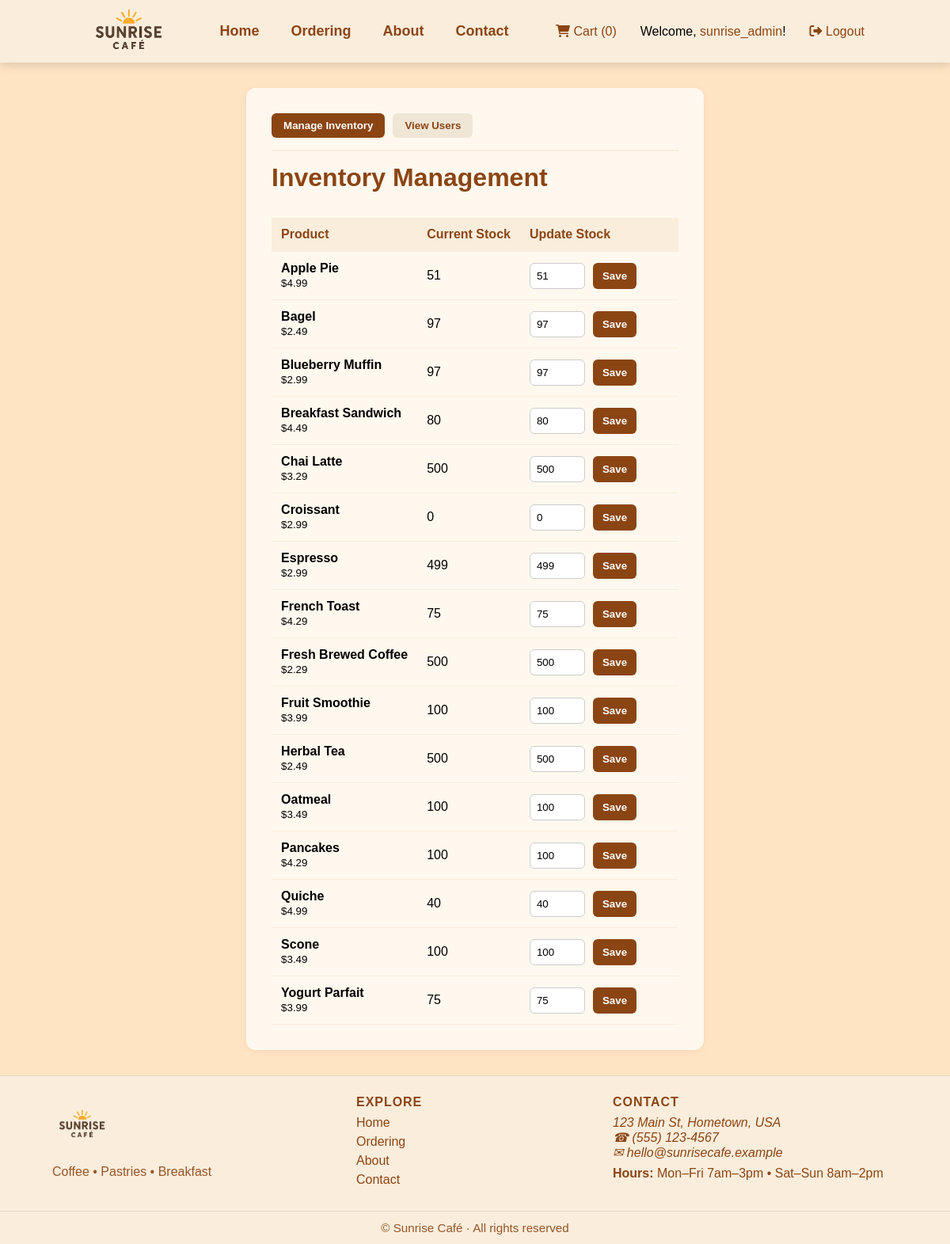
The app's page /admin (signed in), older data.
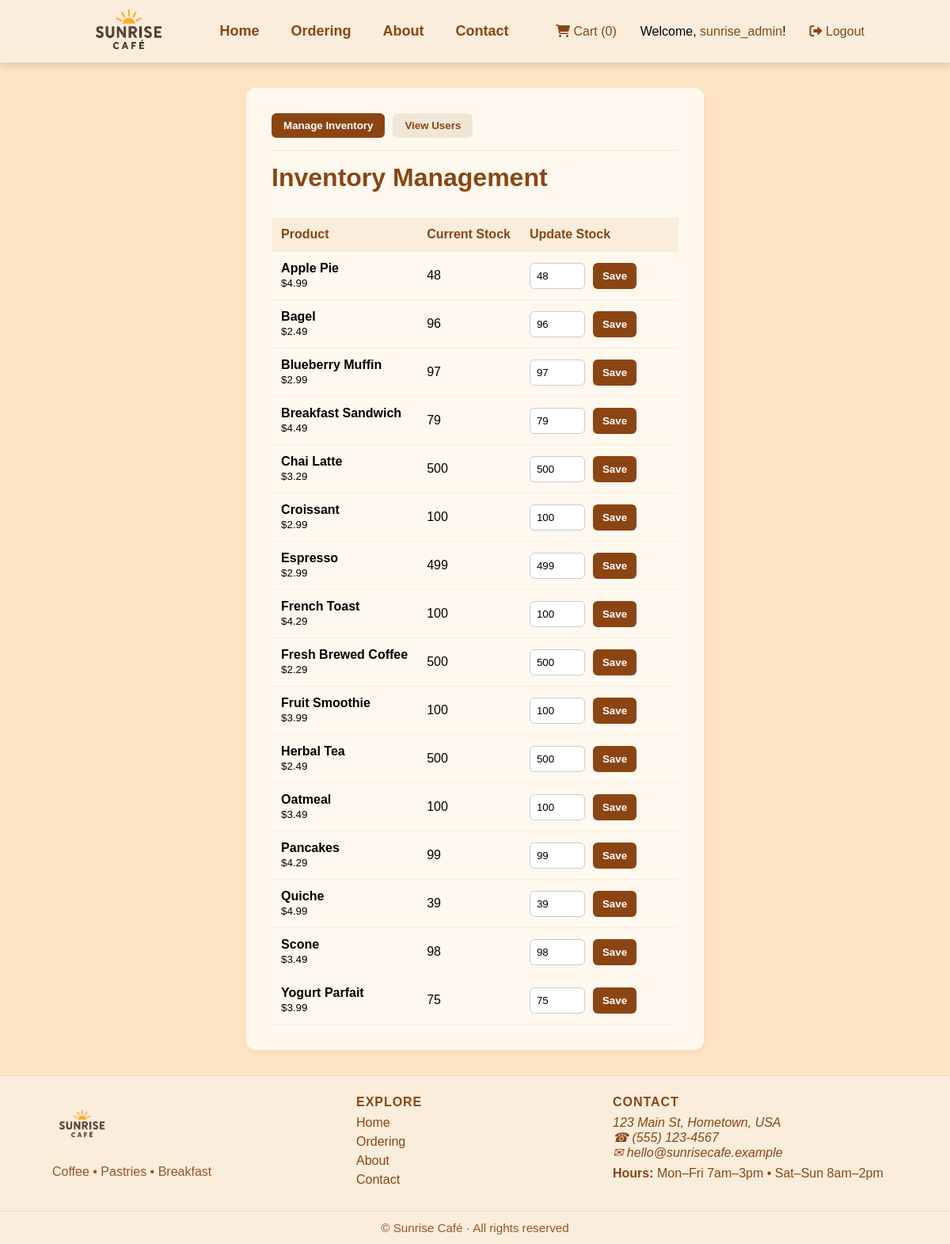
The same page, newer data.
### Sunrise Website updated/app.py (models this page shows, shortened)
class Product(db.Model):
    id = db.Column(db.Integer, primary_key=True)
    name = db.Column(db.String(100), unique=True, nullable=False)
    description = db.Column(db.String(200), nullable=False)
    price = db.Column(db.Float, nullable=False)
    image_url = db.Column(db.String(100), nullable=False)
    stock = db.Column(db.Integer, nullable=False, default=0) # Inventory tracking

### Sunrise Website updated/app.py (the view)
@app.route('/admin', methods=['GET'])
@admin_required
def admin():
    products = Product.query.order_by(Product.name).all()
    users = User.query.order_by(User.username).all()
    return render_template('admin.html', products=products, users=users)

### Sunrise Website updated/app.py (called while the page is built)
@login_manager.user_loader
def load_user(user_id):
    return User.query.get(int(user_id))

def admin_required(f):
    @wraps(f)
    def decorated_function(*args, **kwargs):
        if not current_user.is_authenticated or not current_user.is_admin:
            return redirect(url_for('index'))
        return f(*args, **kwargs)
    return decorated_function

### Sunrise Website updated/templates/admin.html (shortened to what this page needs)
{% extends "template.html" %}
{% block head %}
  <link rel="stylesheet" href="{{url_for('static', filename='admin.css')}}">
{% endblock %}
{% block body %}
  <main class="admin-main container">
    <div class="admin-nav">
        <button id="show-inventory" class="admin-nav-btn active">Manage Inventory</button>
        <button id="show-users" class="admin-nav-btn">View Users</button>
    </div>
    <div id="inventory-panel" class="admin-panel active">
      <h1>Inventory Management</h1>
      <table class="inventory-table">
        <thead>
          <tr>
            <th>Product</th>
            <th>Current Stock</th>
            <th>Update Stock</th>
          </tr>
        </thead>
        <tbody>
          {% for product in products %}
          <tr>
            <td><strong>{{ product.name }}</strong><br><small>${{ "%.2f"|format(product.price) }}</small></td>
            <td>{{ product.stock }}</td>
            <td>
              <form class="stock-form" action="{{ url_for('update_stock') }}" method="POST">
                <input type="number" name="new_stock" class="stock-input" value="{{ product.stock }}" min="0">
                <button type="submit" class="stock-btn">Save</button>
              </form>
            </td>
          </tr>
          {% endfor %}
        </tbody>
      </table>
    </div>
  </main>
{% endblock %}

Row changes from the older to the newer data that the page shows:
changed Product "Apple Pie": stock "51" → "48"; new_stock "51" → "48"
changed Product "Bagel": stock "97" → "96"; new_stock "97" → "96"
changed Product "Breakfast Sandwich": stock "80" → "79"; new_stock "80" → "79"
changed Product "Croissant": stock "0" → "100"; new_stock "0" → "100"
changed Product "French Toast": stock "75" → "100"; new_stock "75" → "100"
changed Product "Pancakes": stock "100" → "99"; new_stock "100" → "99"
changed Product "Quiche": stock "40" → "39"; new_stock "40" → "39"
changed Product "Scone": stock "100" → "98"; new_stock "100" → "98"
